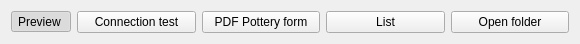
  <widget class="QWidget" name="layoutWidget">
   <property name="geometry">
    <rect>
     <x>20</x>
     <y>86</y>
     <width>580</width>
     <height>31</height>
    </rect>
   </property>
   <layout class="QGridLayout" name="gridLayout_8">
    <item row="0" column="0">
     <widget class="QToolButton" name="toolButtonPreviewMedia">
      <property name="toolTip">
       <string/>
      </property>
      <property name="locale">
       <locale language="English" country="UnitedKingdom"/>
      </property>
      <property name="text">
       <string>Preview </string>
      </property>
      <property name="icon">
       <iconset>
        <normaloff>:/images/GIS.png</normaloff>:/images/GIS.png</iconset>
      </property>
      <property name="shortcut">
       <string>Ctrl+G</string>
      </property>
      <property name="checkable">
       <bool>true</bool>
      </property>
      <property name="checked">
       <bool>true</bool>
      </property>
      <property name="toolButtonStyle">
       <enum>Qt::ToolButtonTextOnly</enum>
      </property>
      <property name="arrowType">
       <enum>Qt::NoArrow</enum>
      </property>
     </widget>
    </item>
    <item row="0" column="2">
     <widget class="QPushButton" name="pushbutton_form">
      <property name="text">
       <string>PDF Pottery form</string>
      </property>
      <property name="icon">
       <iconset resource="../../resources/resources.qrc">
        <normaloff>:/icons/pdf-icon.png</normaloff>:/icons/pdf-icon.png</iconset>
      </property>
     </widget>
    </item>
    <item row="0" column="3">
     <widget class="QPushButton" name="pushbutton_list">
      <property name="text">
       <string>List</string>
      </property>
      <property name="icon">
       <iconset resource="../../resources/resources.qrc">
        <normaloff>:/icons/sheet.png</normaloff>:/icons/sheet.png</iconset>
      </property>
     </widget>
    </item>
    <item row="0" column="4">
     <widget class="QPushButton" name="pushButton_open_dir">
      <property name="text">
       <string>Open folder</string>
      </property>
      <property name="icon">
       <iconset resource="../../resources/resources.qrc">
        <normaloff>:/icons/directoryExp.png</normaloff>:/icons/directoryExp.png</iconset>
      </property>
     </widget>
    </item>
    <item row="0" column="1">
     <widget class="QPushButton" name="pushButton_connect">
      <property name="locale">
       <locale language="English" country="UnitedKingdom"/>
      </property>
      <property name="text">
       <string>Connection test</string>
      </property>
     </widget>
    </item>
   </layout>
  </widget>
